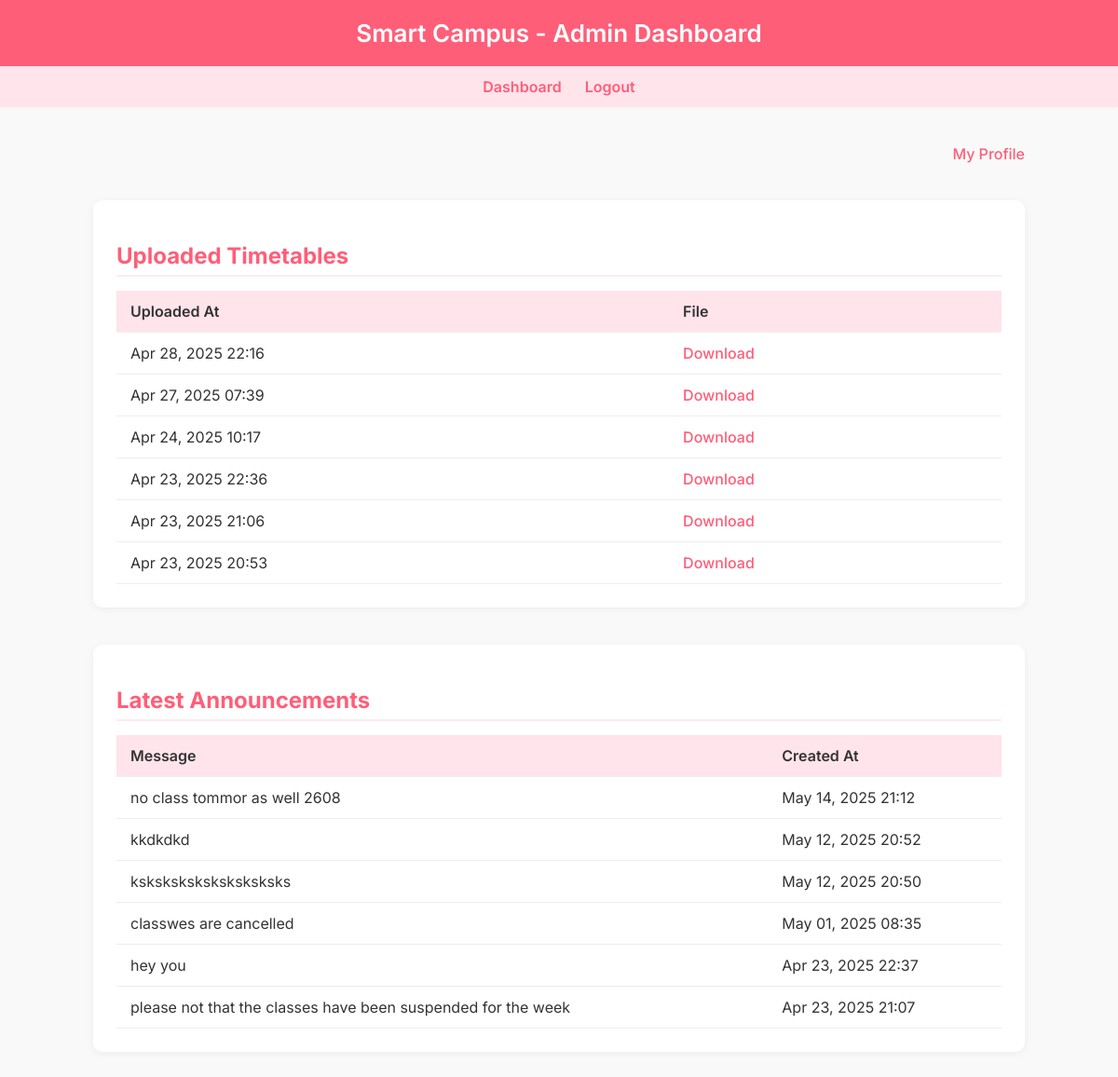
/dashboard/ (signed in), run on the app's committed database.
### myapp/models.py (models this page shows, shortened)
class Timetable(models.Model):
    uploaded_by = models.ForeignKey(User, on_delete=models.SET_NULL, null=True)
    title = models.CharField(max_length=100, default='Default Title')
    file        = models.FileField(upload_to='timetables/')
    uploaded_at = models.DateTimeField(auto_now_add=True)

class Notification(models.Model):
    VISIBILITY_CHOICES = (
        ('public', 'Public'),
        ('private', 'Private'),
    )
    message    = models.TextField()
    created_by = models.ForeignKey(User, on_delete=models.SET_NULL, null=True, related_name='notifications')
    created_at = models.DateTimeField(auto_now_add=True)
    visibility = models.CharField(max_length=20, choices=VISIBILITY_CHOICES, default='public')

### myapp/views.py (the view)
# urls.py: path('dashboard/', views.dashboard, name='dashboard'),
@login_required
def dashboard(request):
    timetables    = Timetable.objects.order_by('-uploaded_at')
    notifications = Notification.objects.order_by('-created_at')
    return render(request, 'myapp/dashboard.html', {
        'timetables': timetables,
        'notifications': notifications,
    })

### myapp/templates/myapp/dashboard.html (shortened to what this page needs)
{% load static %}
<!DOCTYPE html>
<html lang="en">
<head>
</head>
<body>
  <div class="header">Smart Campus - Admin Dashboard</div>
  <div class="navbar">
    <a href="{% url 'admin_dashboard' %}">Dashboard</a>
    <a href="{% url 'logout' %}">Logout</a>
  </div>
  <div class="main-content">
    <div class="profile">
      <a href="{% url 'profile' %}">My Profile</a>
    </div>
    <div class="list-section">
      <h2>Uploaded Timetables</h2>
      <table>
        <tr><th>Uploaded At</th><th>File</th></tr>
        {% for tt in timetables %}
          <tr>
            <td>{{ tt.uploaded_at|date:"M d, Y H:i" }}</td>
            <td><a class="download" href="{{ tt.file.url }}" download>Download</a></td>
          </tr>
        {% empty %}
          <tr><td class="empty-row" colspan="2">No timetables available.</td></tr>
        {% endfor %}
      </table>
    </div>
    <div class="list-section">
      <h2>Latest Announcements</h2>
      <table>
        <tr><th>Message</th><th>Created At</th></tr>
        {% for nf in notifications %}
          <tr>
            <td>{{ nf.message }}</td>
            <td>{{ nf.created_at|date:"M d, Y H:i" }}</td>
          </tr>
        {% empty %}
          <tr><td class="empty-row" colspan="2">No announcements found.</td></tr>
        {% endfor %}
      </table>
    </div>
  </div>
</body>
</html>

### myapp/templates/myapp/dashboard.html (style rules this page uses)
body { font-family: 'Inter', sans-serif; margin: 0; background-color: #f9f9f9; color: #333; }
.header { background-color: #ff5e78; color: white; padding: 20px; font-size: 26px; font-weight: 600; text-align: center; box-shadow: 0 2px 5px rgba(0, 0, 0, 0.05); }
.navbar { background-color: #ffe4eb; padding: 12px 20px; display: flex; justify-content: center; gap: 25px; box-shadow: 0 1px 2px rgba(0, 0, 0, 0.03); }
.navbar a { text-decoration: none; color: #ff5e78; font-weight: 600; }
.main-content { max-width: 1000px; margin: 40px auto; padding: 0 20px; }
.profile { text-align: right; margin-bottom: 20px; }
.profile a { color: #ff5e78; font-weight: 500; text-decoration: none; }
.list-section { margin-top: 40px; background-color: white; border-radius: 10px; padding: 25px; box-shadow: 0 2px 10px rgba(0, 0, 0, 0.05); }
.list-section h2 { color: #ff5e78; margin-bottom: 15px; border-bottom: 2px solid #ffebef; padding-bottom: 6px; }
table { width: 100%; border-collapse: collapse; margin-top: 10px; }
th, td { padding: 12px 15px; border-bottom: 1px solid #eee; text-align: left; }
th { background-color: #ffe4eb; color: #333; font-weight: 600; }
a.download { color: #ff5e78; text-decoration: none; font-weight: 500; }

### data on the page
Timetable: uploaded_at "Apr 28, 2025 22:16"
Timetable: uploaded_at "Apr 27, 2025 07:39"
Timetable: uploaded_at "Apr 24, 2025 10:17"
Timetable: uploaded_at "Apr 23, 2025 22:36"
Timetable: uploaded_at "Apr 23, 2025 21:06"
Timetable: uploaded_at "Apr 23, 2025 20:53"
Notification: message "no class tommor as well 2608", created_at "May 14, 2025 21:12"
Notification: message "kkdkdkd", created_at "May 12, 2025 20:52"
Notification: message "ksksksksksksksksksks", created_at "May 12, 2025 20:50"
Notification: message "classwes are cancelled", created_at "May 01, 2025 08:35"
Notification: message "hey you", created_at "Apr 23, 2025 22:37"
Notification: message "please not that the classes have been suspended for the week", created_at "Apr 23, 2025 21:07"
